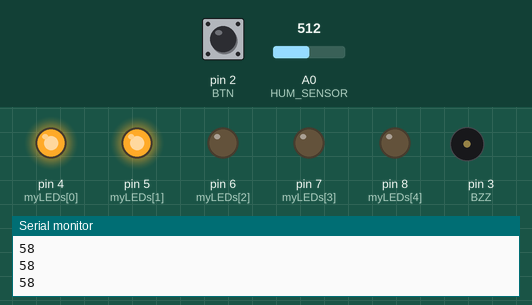
This sketch was run on a simulated Arduino Uno, built with avr-gcc and run on an emulated ATmega328P. Shown: output pins drawn as LEDs (lit = HIGH), buzzer (waves = sounding), the last lines printed to the serial monitor. Inputs (shaded band) come from the test bench; at power-on: A0 (HUM_SENSOR) = 512, pin 2 (BTN) LOW.

Above: at 1.2 s.
1.3 s: A0 (HUM_SENSOR) set to 270
2.8 s: A0 (HUM_SENSOR) set to 249
At 4.0 s:
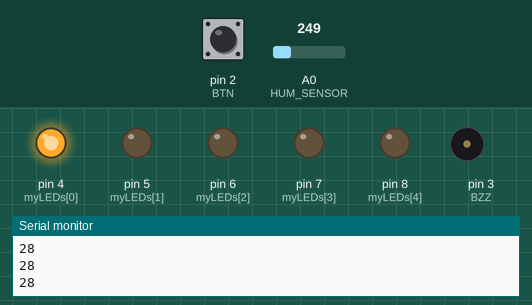
4.3 s: A0 (HUM_SENSOR) set to 178
5.8 s: A0 (HUM_SENSOR) set to 162
At 6.35 s:
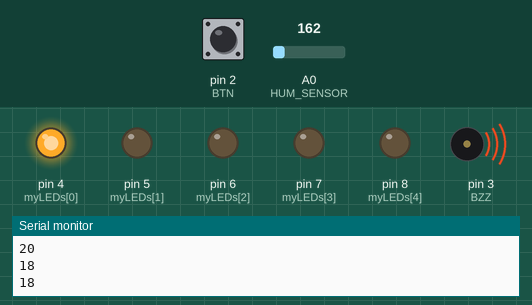
8.8 s: A0 (HUM_SENSOR) set to 6
11.8 s: A0 (HUM_SENSOR) set to 3
At 12.11 s:
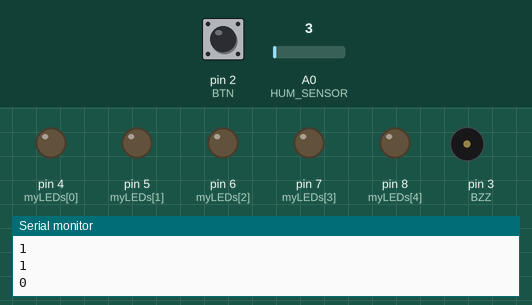
Timing chart, 0 to 15.8 s (numbered marks = the images above; inputs shaded):
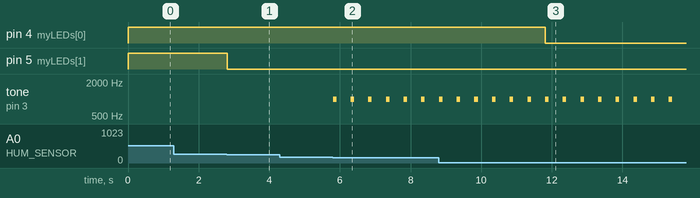

Measured:
- the behaviour switches between 259 and 258 on A0 (HUM_SENSOR) (found by bisection; images 0 and 1)
- the behaviour switches between 171 and 170 on A0 (HUM_SENSOR) (found by bisection; images 1 and 2)
- the behaviour switches between 5 and 4 on A0 (HUM_SENSOR) (found by bisection; images 2 and 3)
- after the input at 2.8 s, pin 5 (myLEDs[1]): HIGH → LOW at once
- after the input at 5.8 s, tone on pin 3 (BZZ): alternates 1000 Hz for 0.10 s and silent for 0.40 s, starting at once
- after the input at 11.8 s, pin 4 (myLEDs[0]): HIGH → LOW at once

The sketch:

Parcial_II.ino
```cpp
const int HUM_SENSOR = A0;
const int BZZ = 3;
const int BTN = 2;

int humValue = 0;
int btnState = 0;

bool btnPressed = false;

int myLEDs [5] = {4,5,6,7,8};


void setup()
{
  Serial.begin(9600);

  pinMode(HUM_SENSOR, INPUT);
  pinMode(BTN,INPUT);
  pinMode(BZZ, OUTPUT);

  for(int i = 0; i < 5; i++){
  pinMode(myLEDs[i], OUTPUT);
  }

}

void loop()
{
  humValue = round(analogRead(HUM_SENSOR)/876.00 * 100);

  btnPressed = digitalRead(BTN);

  Serial.print(humValue);
  Serial.println();

  if(humValue == 100){
    for(int i=0; i<5; i++){
      digitalWrite(myLEDs[i], HIGH);
    }

  } else if(humValue == 0){
    for(int i=0; i<5; i++){
      digitalWrite(myLEDs[i], LOW);
    }

  }else if(humValue >= 1 && humValue < 30){
    for(int i=0; i < 1; i++){
      digitalWrite(myLEDs[i], HIGH);
    }
    for(int i=1; i < 5; i++){
      digitalWrite(myLEDs[i], LOW);
    }

  }else if(humValue >= 30 && humValue < 60){
    for(int i = 0; i < 2; i++){
    digitalWrite(myLEDs[i], HIGH);
    }

    for(int i=2; i < 5; i++){
      digitalWrite(myLEDs[i], LOW);
    }


  }else if(humValue >= 60 && humValue < 90){
    for(int i = 0; i < 3; i++){
    digitalWrite(myLEDs[i], HIGH);
    }

    for(int i=3; i < 5; i++){
      digitalWrite(myLEDs[i], LOW);
    }

  }else if(humValue >= 90 && humValue < 100){
    for(int i = 0; i < 4; i++){
    digitalWrite(myLEDs[i], HIGH);
    }

  }


  if(humValue < 20){
    tone(BZZ, 1000, 100);
    delay(500);

  } else if(humValue > 80){
    tone(BZZ, 700);

    if(btnPressed == true){
      noTone(BZZ);
      delay(5000);
    }

  } else {
    noTone(BZZ);

  }

}
```
